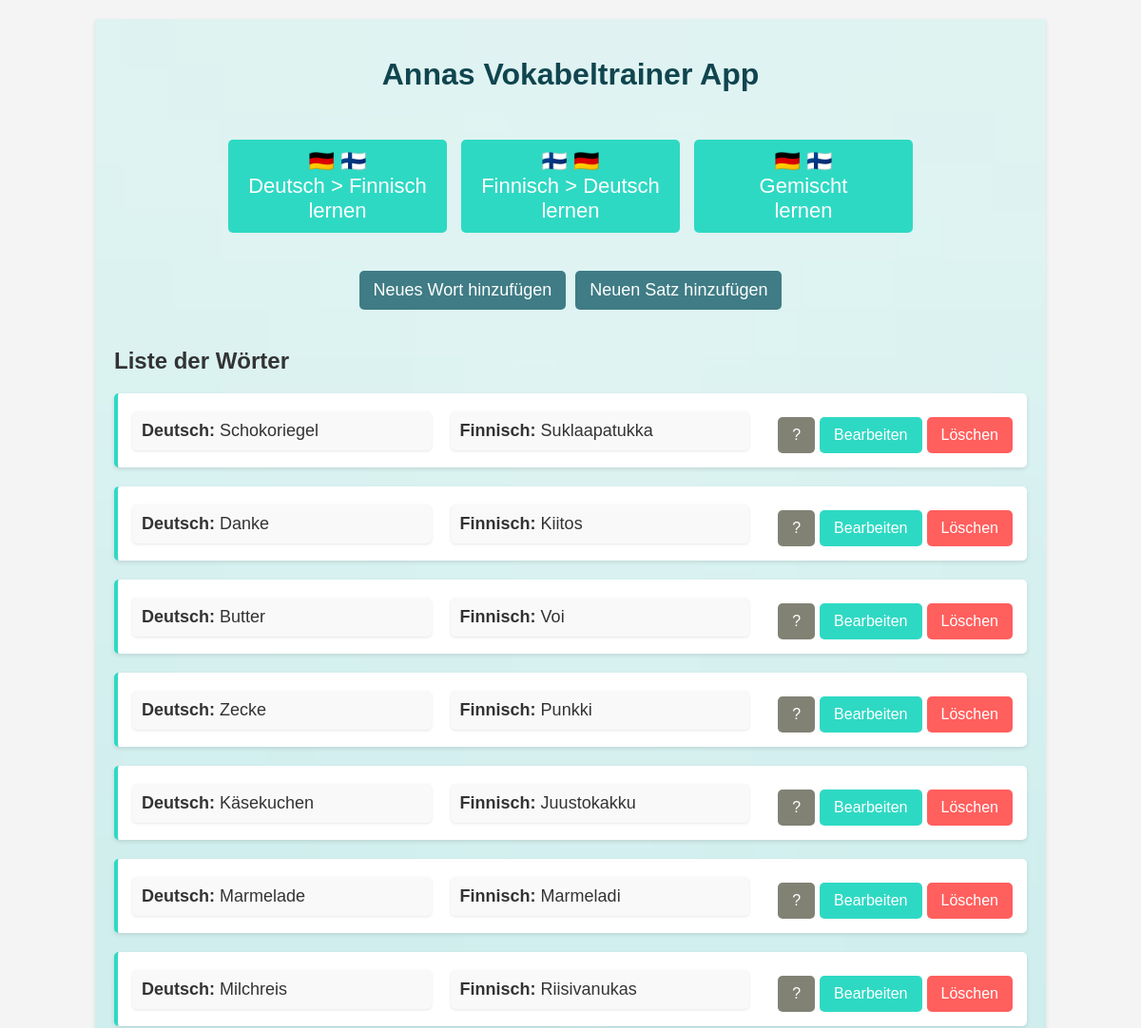
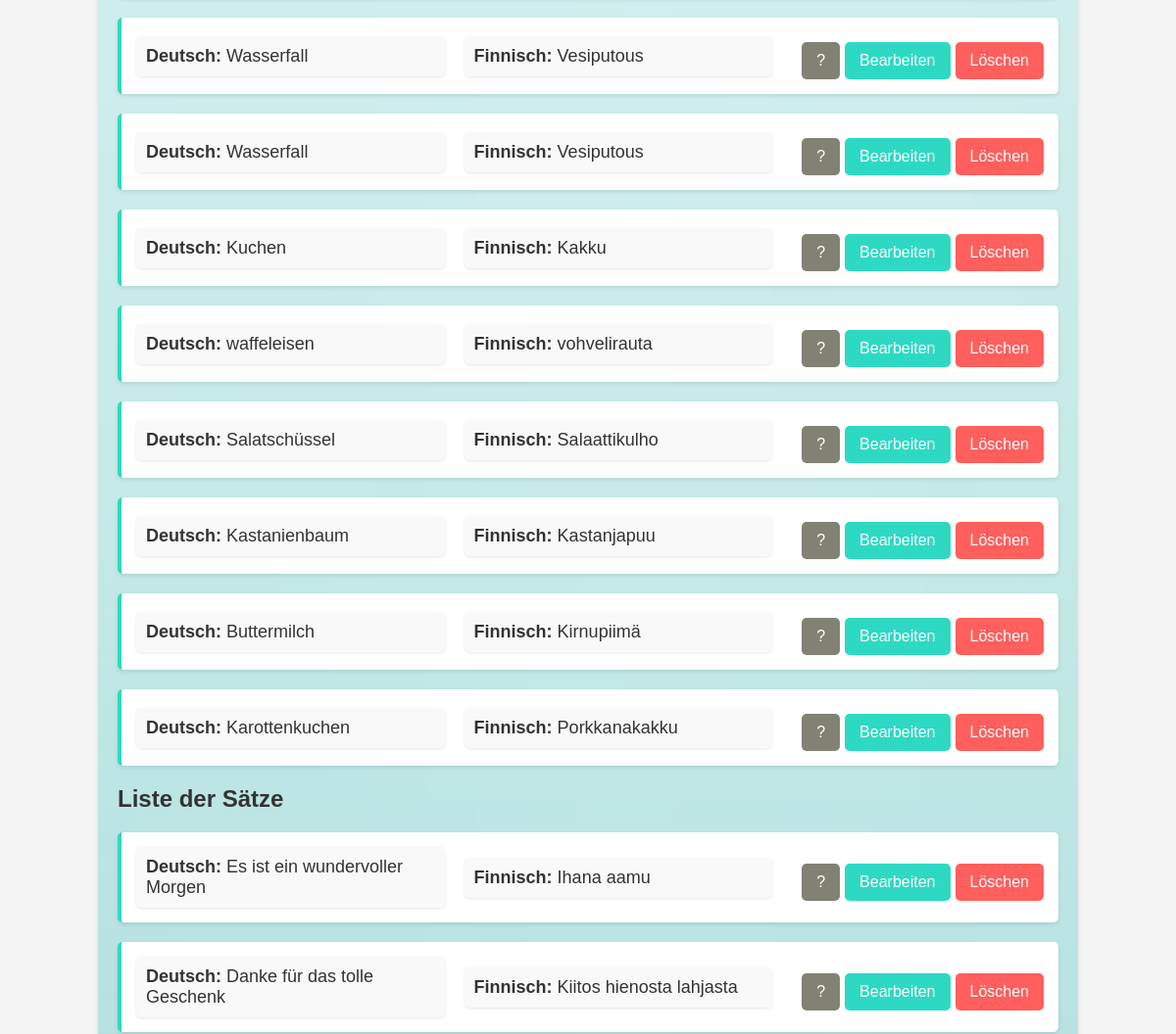
Page /liste/ (upper part) on the earlier database version (2 pictures, top to bottom).
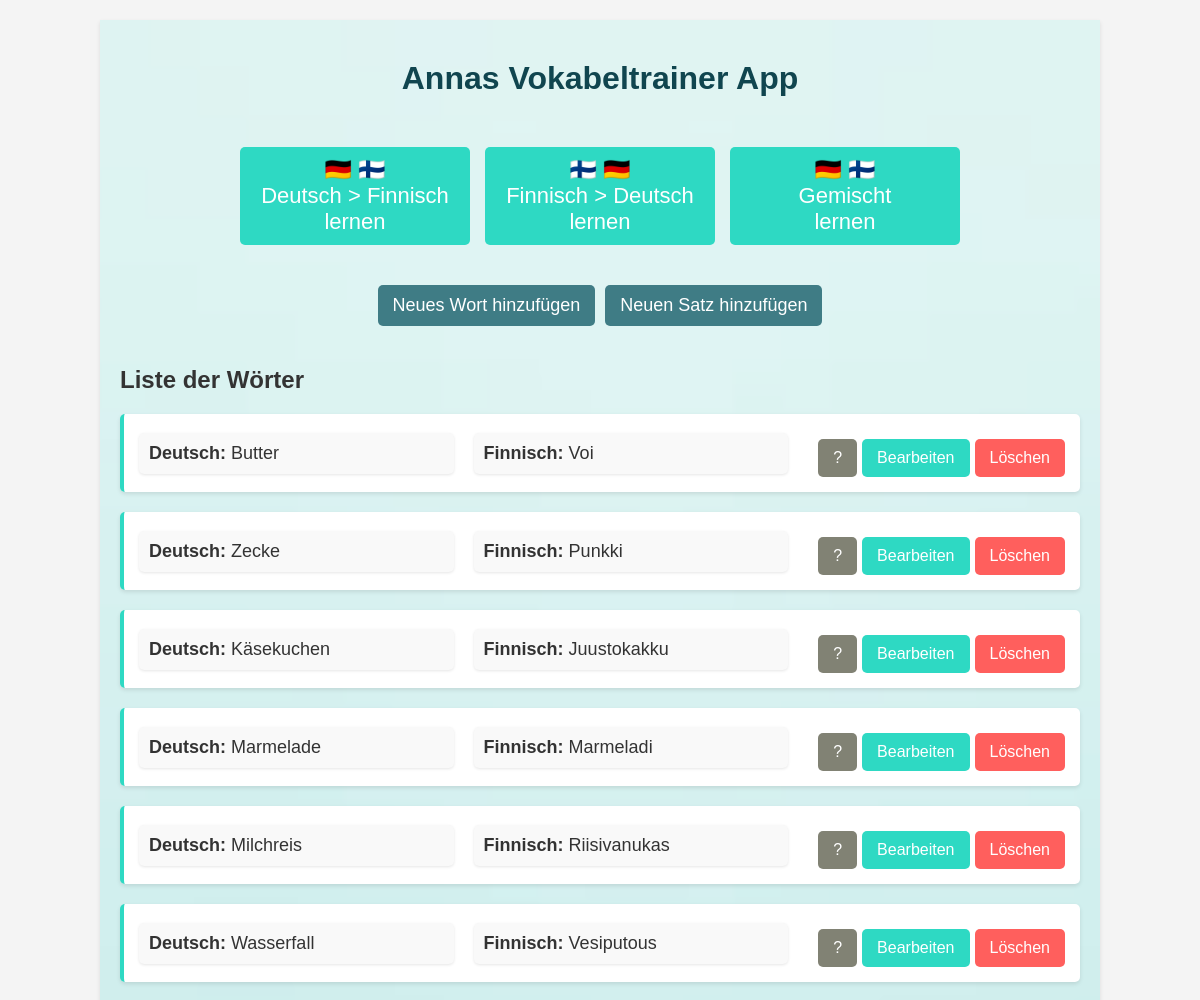
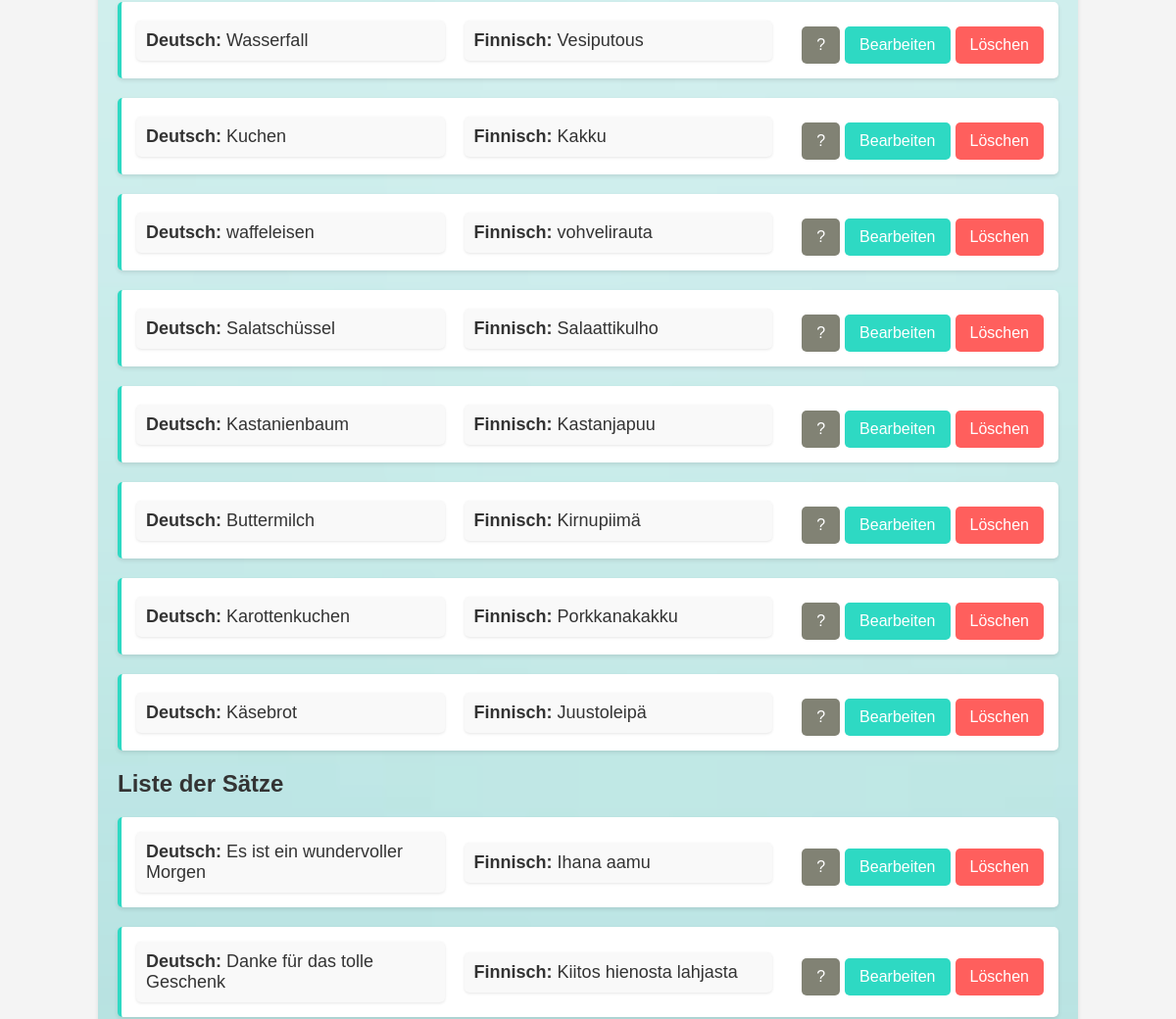
Same page on the later database version (2 pictures, top to bottom).
### trainer/models.py (models this page shows, shortened)
class Wort(models.Model):
    id = models.AutoField(primary_key=True)  # Explizite ID für Wort
    deutsch = models.CharField(max_length=100)
    finnisch = models.CharField(max_length=100)
    merksatz = models.TextField(null=True, blank=True)
    kategorie = models.ForeignKey(Kategorie, on_delete=models.CASCADE, null=True, default=1)

class Satz(models.Model):
    id = models.AutoField(primary_key=True)  # Explizite ID für Satz
    deutsch = models.CharField(max_length=255)
    finnisch = models.CharField(max_length=255)
    merksatz = models.TextField(null=True, blank=True)
    kategorie = models.ForeignKey(Kategorie, on_delete=models.CASCADE, null=True, default=1)

### trainer/views.py (the view)
# urls.py: path('liste/', WortSatzListeView.as_view(), name='wort_satz_liste'),
class WortSatzListeView(ListView):
    template_name = 'trainer/wort_satz_liste.html'
    context_object_name = 'items'
    def get_queryset(self):
        return Wort.objects.none()  # Gib ein leeres QuerySet zurück, da die Daten in get_context_data kommen
    def get_context_data(self, **kwargs):
        context = super().get_context_data(**kwargs)
        context['wörter'] = Wort.objects.all()  # Alle Wörter holen
        context['sätze'] = Satz.objects.all()  # Alle Sätze holen
        return context

### trainer/templates/trainer/wort_satz_liste.html (shortened to what this page needs)
<!DOCTYPE html>
<html lang="de">
<head>
    {% load static %}
    <link rel="stylesheet" href="{% static 'css/style.css' %}">
</head>
<body>
    <div class="container">
        <h1>Annas Vokabeltrainer App</h1>
        <div class="mode-buttons">
            <a href="{% url 'vokabel_uebung' 'deutsch-finnisch' %}" class="btn btn-primary">
                🇩🇪 🇫🇮<br>Deutsch > Finnisch<br>lernen
            </a>
            <a href="{% url 'vokabel_uebung' 'finnisch-deutsch' %}" class="btn btn-primary">
                🇫🇮 🇩🇪<br>Finnisch > Deutsch<br>lernen
            </a>
            <a href="{% url 'vokabel_uebung' 'gemischt' %}" class="btn btn-primary">
                🇩🇪 🇫🇮<br>Gemischt<br>lernen
            </a>
        </div>
        <div class="button-container">
            <a href="{% url 'wort_hinzufuegen' %}" class="create-button">Neues Wort hinzufügen</a>
            <a href="{% url 'satz_hinzufuegen' %}" class="create-button">Neuen Satz hinzufügen</a>
        </div>
        <h2>Liste der Wörter</h2>
        <ul>
            {% for wort in wörter %}
                <li>
                    <div class="word-block">
                        <strong>Deutsch:</strong> {{ wort.deutsch }}
                    </div>
                    <div class="word-block">
                        <strong>Finnisch:</strong> {{ wort.finnisch }}
                    </div>
                    <div>
                        <button class="show-hint" onclick="toggleMerksatz('merksatz-{{ wort.id }}')">?</button>
                        <a href="{% url 'wort_bearbeiten' wort.id %}" class="btn btn-secondary">Bearbeiten</a>
                        <form method="POST" action="{% url 'wort_loeschen' wort.id %}" style="display:inline;">
                            <button type="submit" class="btn btn-danger">Löschen</button>
                        </form>
                    </div>
                </li>
            {% empty %}
                <li>Keine Wörter vorhanden.</li>
            {% endfor %}
        </ul>
        <h2>Liste der Sätze</h2>
        <ul>
            {% for satz in sätze %}
                <li>
                    <div class="word-block">
                        <strong>Deutsch:</strong> {{ satz.deutsch }}
                    </div>
                    <div class="word-block">
                        <strong>Finnisch:</strong> {{ satz.finnisch }}
                    </div>
                    <div>
                        <button class="show-hint" onclick="toggleMerksatz('merksatz-satz-{{ satz.id }}')">?</button>
                        <a href="{% url 'satz_bearbeiten' satz.id %}" class="btn btn-secondary">Bearbeiten</a>
                        <form method="POST" action="{% url 'satz_loeschen' satz.id %}" style="display:inline;">
                            <button type="submit" class="btn btn-danger">Löschen</button>
                        </form>
                    </div>
                </li>
            {% empty %}
                <li>Keine Sätze vorhanden.</li>
            {% endfor %}
        </ul>
    </div>
</body>
</html>

Differences in the rows shown:
removed Wort: deutsch "Schokoriegel", finnisch "Suklaapatukka"
removed Wort: deutsch "Danke", finnisch "Kiitos"
added Wort: deutsch "Käsebrot", finnisch "Juustoleipä"
